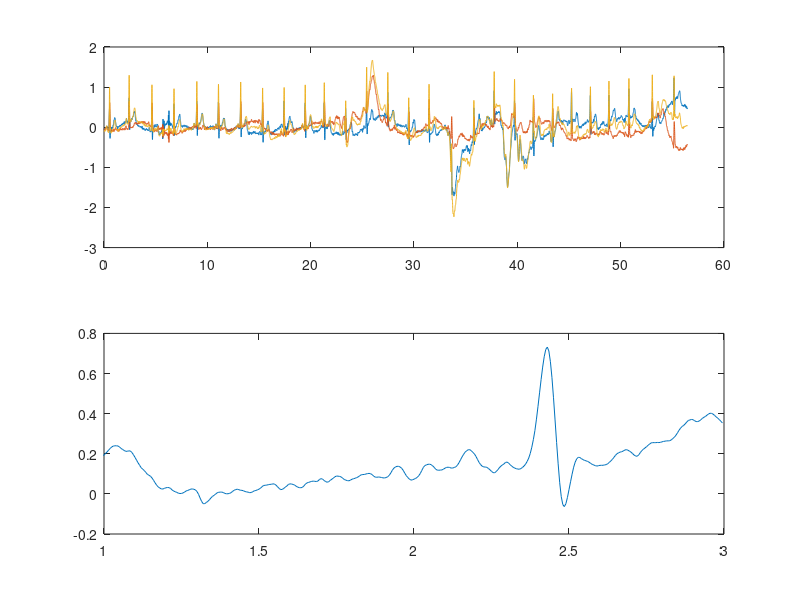
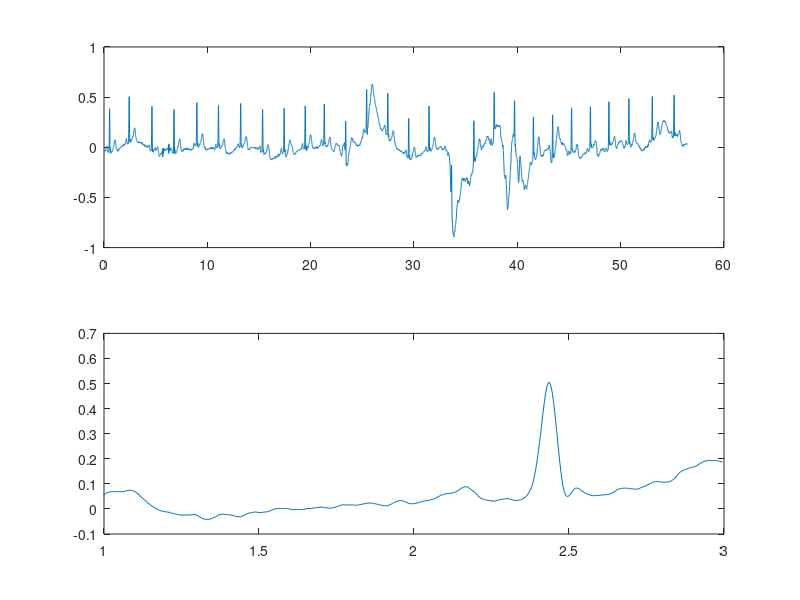
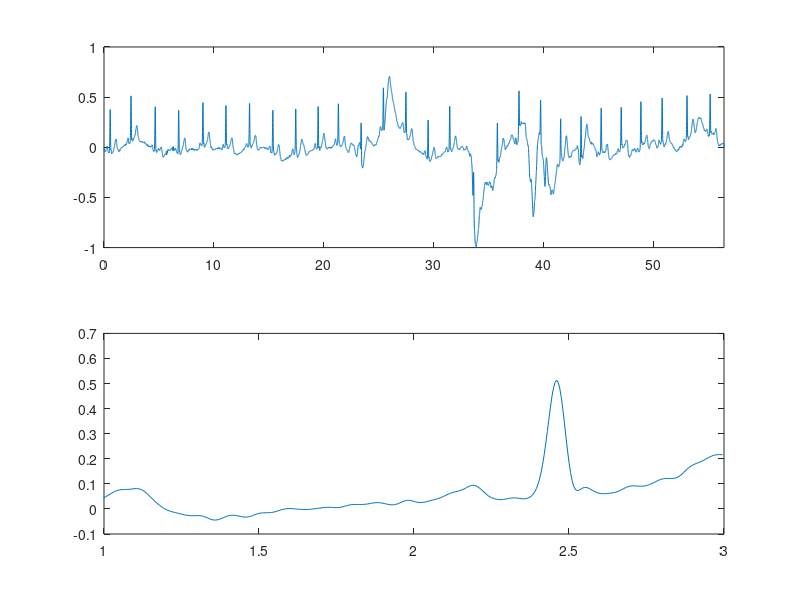
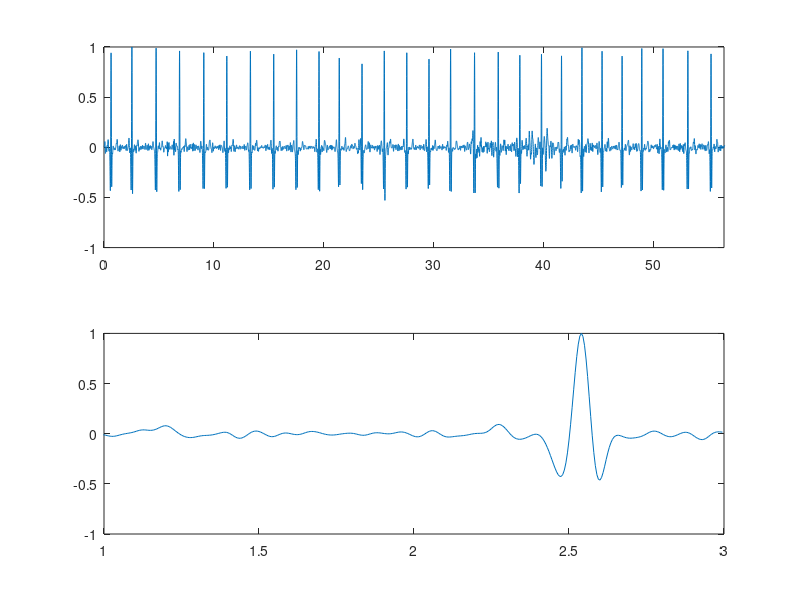

Recreate these plots in MATLAB, in order.
load('SADAT_ECG_II-L06.mat'); 

x1 = data;
y=length(x1);
fs = 200;              
N = length (x1);       
t = [0:N-1]/fs;        
figure(1)
subplot(2,1,1)
plot(t,x1)
subplot(2,1,2)
plot(t(200:600),x1(200:600))
xlim([1 3])
x1 = x1 - mean (x1 );    
x1 = x1/ max( abs(x1 )) ;
figure(2)
subplot(2,1,1)
plot(t,x1)
subplot(2,1,2)
plot(t(200:600),x1(200:600))
xlim([1 3])

%LPF
b=[1 0 0 0 0 0 -2 0 0 0 0 0 1];
a=[1 -2 1];
h=filter(b,a,[1 zeros(1,12)]); 
x2 = conv (x1 ,h);
x2 = x2/ max( abs(x2 )); 
figure(3)
subplot(2,1,1)
plot([0:length(x2)-1]/fs,x2)
xlim([0 max(t)])
subplot(2,1,2)
plot(t(200:600),x2(200:600))
xlim([1 3])

%HPF
b = [-1 0 0 0 0 0 0 0 0 0 0 0 0 0 0 0 32 -32 0 0 0 0 0 0 0 0 0 0 0 0 0 0 1];
a = [1 -1];
h1=filter(b,a,[1 zeros(1,32)]); 
x3 = conv (x2 ,h1);
x3 = x3/ max( abs(x3 ));
figure(4)
subplot(2,1,1)
plot([0:length(x3)-1]/fs,x3)
xlim([0 max(t)])
subplot(2,1,2)
plot(t(200:600),x3(200:600))
xlim([1 3])
h = [-1 -2 0 2 1]/8;
x4 = conv (x3 ,h);
x4 = x4 (2+[1: N]);
x4 = x4/ max( abs(x4 ));
figure(5)
subplot(2,1,1)
plot([0:length(x4)-1]/fs,x4)
subplot(2,1,2)
plot(t(200:600),x4(200:600))
xlim([1 3])

%Squaring
x5 = x4 .^2;
x5 = x5/ max( abs(x5 ));
figure(6)
subplot(2,1,1)
plot([0:length(x5)-1]/fs,x5)
subplot(2,1,2)
plot(t(200:600),x5(200:600))
xlim([1 3])

%Impulse Response
h = ones (1 ,31)/31;
Delay = 15; 

%Final output
x6 = conv (x5 ,h);
x6 = x6 (15+[1: N]);
x6 = x6/ max( abs(x6 ));
figure(7)
subplot(2,1,1)
plot([0:length(x6)-1]/fs,x6)
subplot(2,1,2)
plot(t(200:600),x6(200:600))
xlim([1 3])
subplot(2,1,1)
max1 = max(x6);
thresh = mean (x6 );
k=thresh*max1;
y =(x6>k)';
figure,plot(y,t)
figure (8)
subplot(2,1,1)
plot (t(200:600),x1(200:600)/max(x1))
box on
xlim([1 3])
subplot(2,1,2)
plot (t(200:600),x6(200:600)/max(x6))
xlim([1 3])
left = find(diff([0 y])==1);
right = find(diff([y 0])==-1);
left=left-20;
for i=1:length(left)
   [Rv(i) Rl(i)] = max( x1(left(i):right(i)) );
   Rl(i) = Rl(i)+left(i) ;
   for j=1:20
   x(j)=left(j);
  for l=1:20;
  k(l)=left(j)-left(j+1);
  y=-1*mean2(k(l));
  end
 end
   end
figure
plot (t,x1/max(x1) , t(Rl) ,Rv , 'r*');
xlim([1 3])
heartrate=(fs*60)/y;
tx=0:N-1/fs;
figure,plot(tx(200:600),x1(200:600))
disp('HEART RATE IS:')
fprintf('%d\n', round(heartrate));
